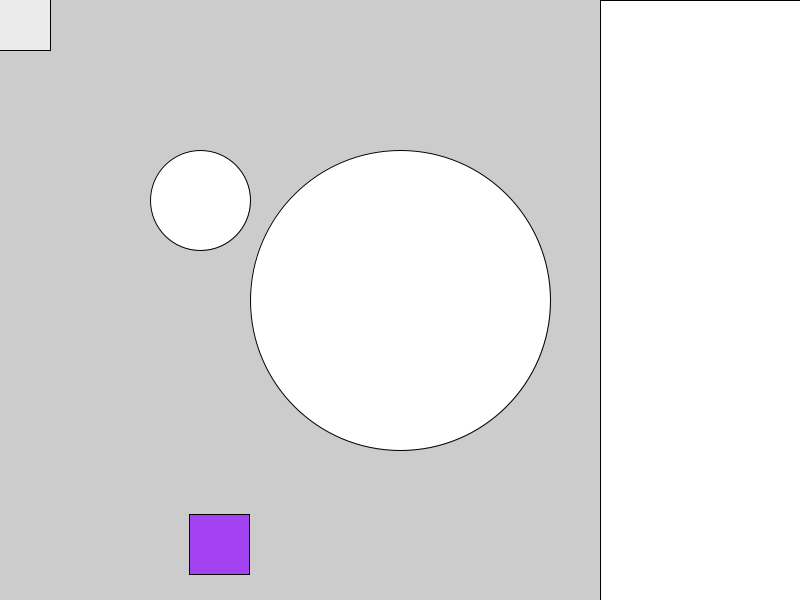
Frame 1 (no input)
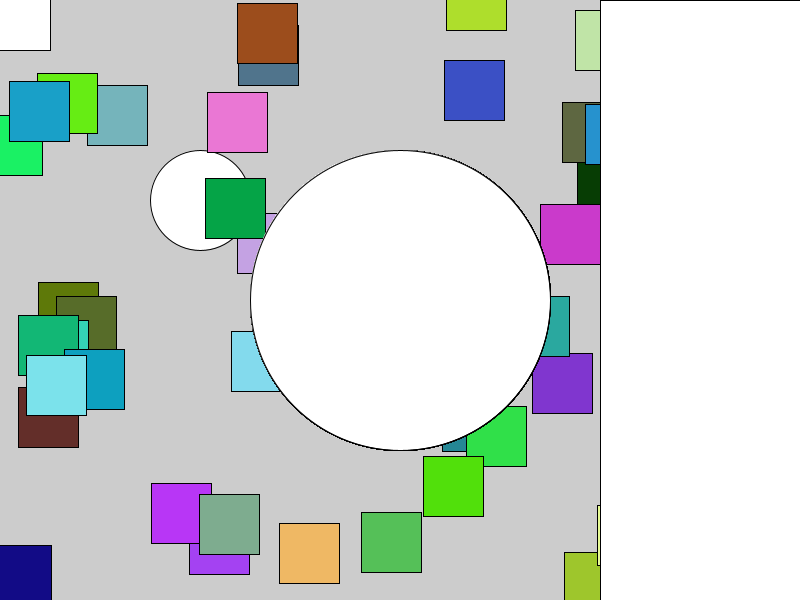
Frame 60 (the mouse pressed at the canvas centre just before this capture)
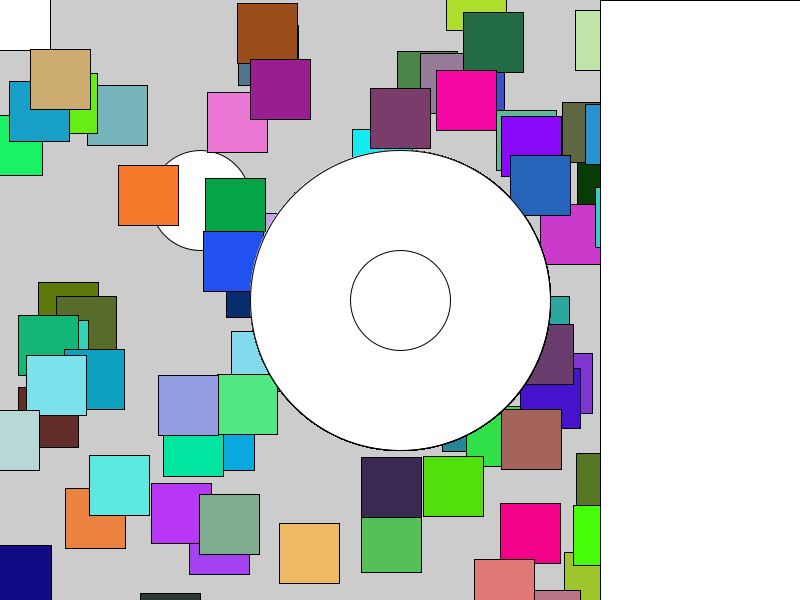
Frame 120 (the mouse held since frame 60 and released just before this capture)

The Processing sketch that drew these frames (run headless with seeded random() and noise(); from frame 60 on, the mouse is pressed at the canvas centre):

// Processing sketch: sketch_140403
// ── sketch_140403.pde

void setup(){
  size(800, 600);
  frameRate(30);
  ellipse(200, 200, 100, 100);
}

void draw(){
  
  
  
  fill(random(255), random(255), random(255));
  rect(random(width), random(height), 60, 60);
  
  // mittig positionierte ellipse
 fill(255);
  ellipse(width/2, height/2, 300, 300);
  
  // spalte rechts 200 pixel breit
  rectMode(CORNER);
  rect(width-200, 0, 200, height);

  // bedingung Maus gedrückt
  if(mousePressed == true){
    fill(255, 255, 255, 150);
    ellipse(mouseX, mouseY, 100, 100);
  } else if(mouseX > width/2){
    rect(width/2, 0, width/2, height);
  }
    // ansonsten:
  else {
    fill(255, 255, 255, 150);
    rectMode(CENTER);
    rect(mouseX, mouseY, 100, 100);
  }
}
